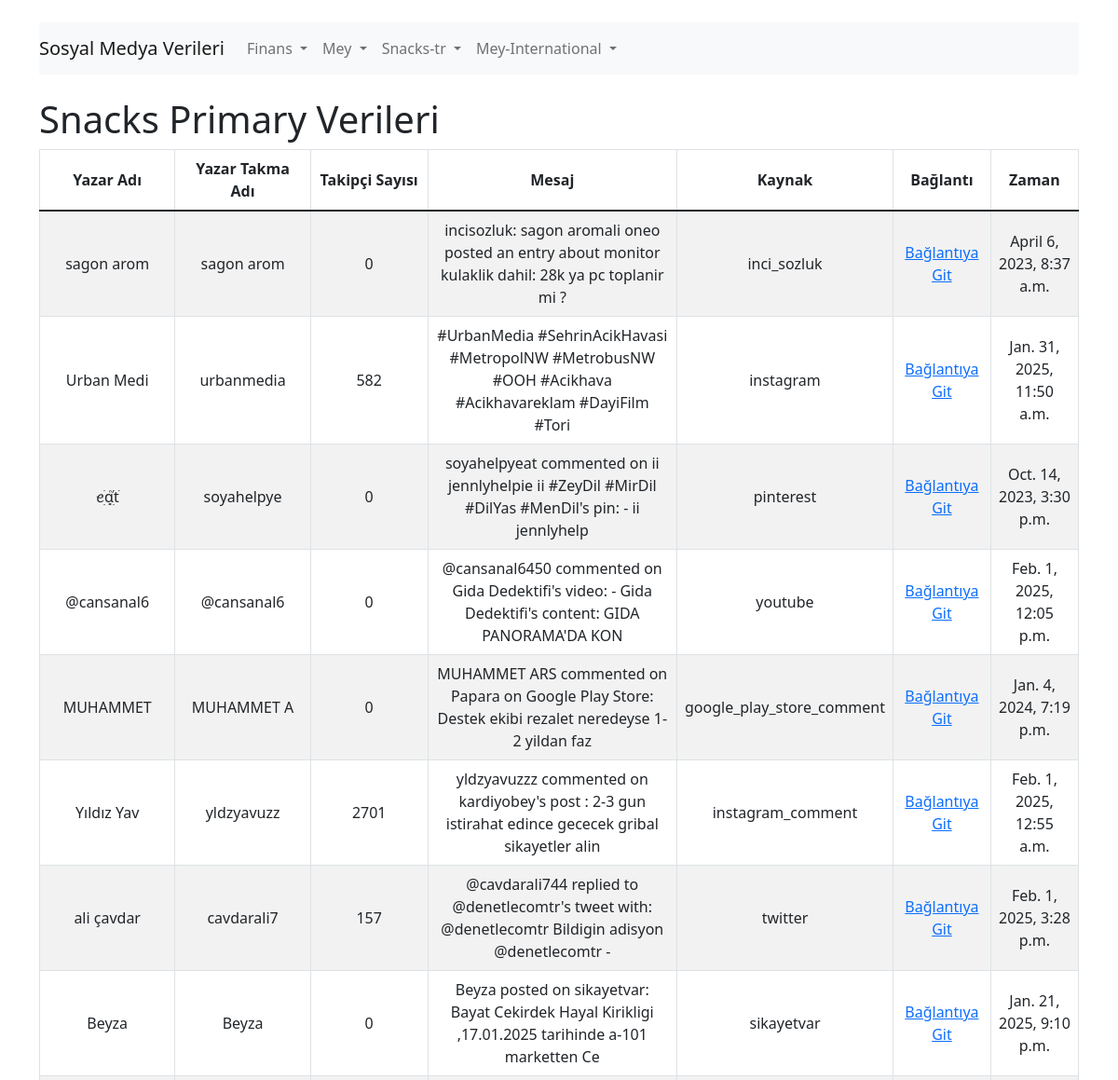
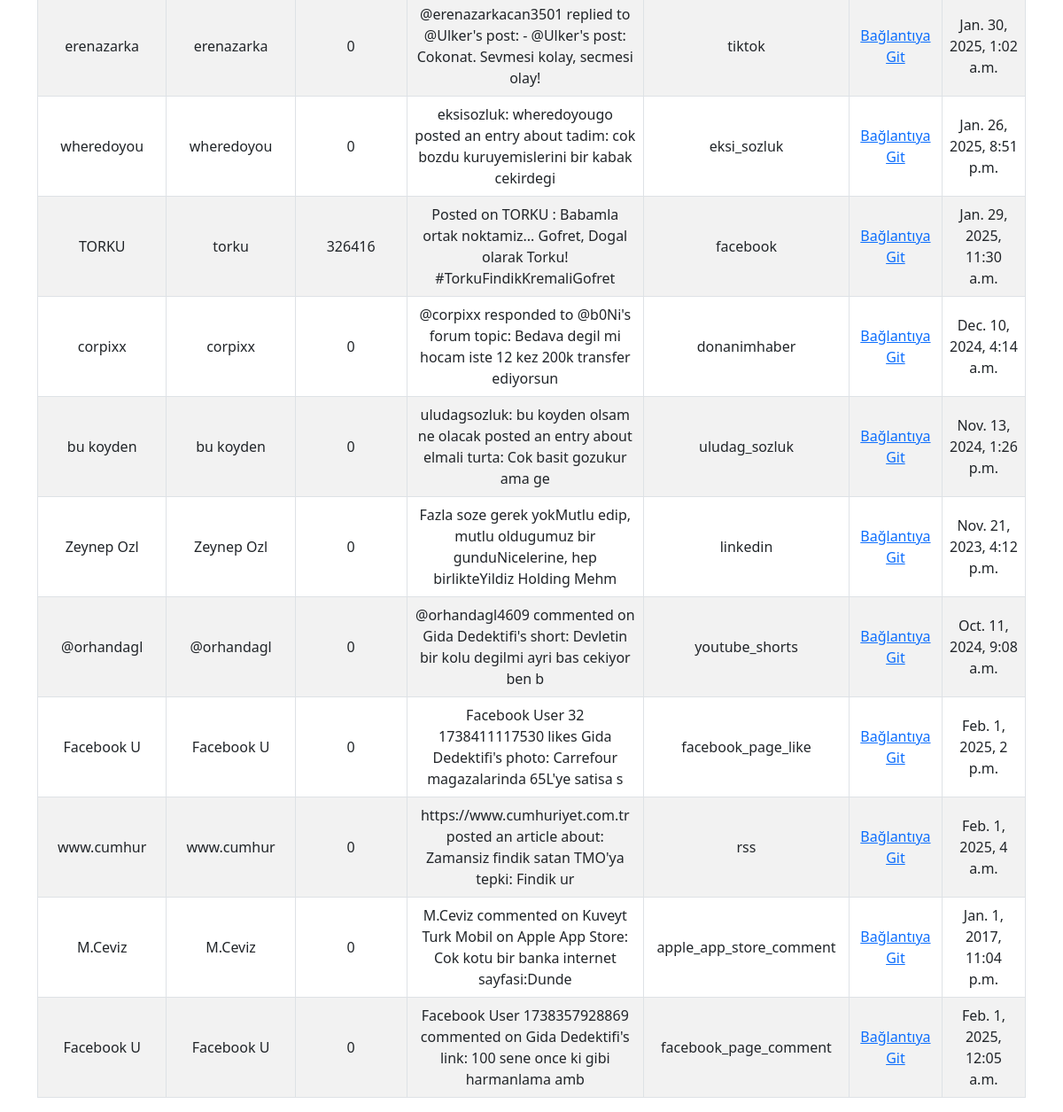
The app's page /snacks/primary/ (signed in) with its own data (2 pictures, top to bottom).
### myapp/models.py (models this page shows, shortened)
class ChannelData(models.Model):
    source_category = models.CharField(max_length=255, null=True, blank=True)
    author_name = models.CharField(max_length=255, null=True, blank=True)
    author_nick = models.CharField(max_length=255, null=True, blank=True)
    author_follower_count = models.IntegerField(null=True, blank=True)
    body = models.TextField(null=True, blank=True)
    source = models.CharField(max_length=255, null=True, blank=True)
    link = models.URLField(null=True, blank=True)
    created_time = models.DateTimeField(null=True, blank=True)
    selective_part = models.CharField(max_length=255, null=True, blank=True)

### myapp/views.py (the view)
# urls.py: path('snacks/primary/', views.snacks_primary, name='snacks_primary'),
@login_required
def snacks_primary(request):
    data = ChannelData.objects.filter(source_category="snacks-tr", selective_part="primary")
    return render(request, 'snacks_primary.html', {'data': data})

### templates/snacks_primary.html (shortened to what this page needs)
{% extends 'base.html' %}
{% block content %}
    <h1>Snacks Primary Verileri</h1>
    <div class="table-responsive">
        <table class="table table-bordered table-striped">
            <thead>
                <tr style="vertical-align: middle; text-align: center;">
                    <th scope="col" style="width: 15%;">Yazar Adı</th>
                    <th scope="col" style="width: 15%;">Yazar Takma Adı</th>
                    <th scope="col" style="width: 15%;">Takipçi Sayısı</th>
                    <th scope="col" style="width: 25%;">Mesaj</th>
                    <th scope="col" style="width: 10%;">Kaynak</th>
                    <th scope="col" style="width: 10%;">Bağlantı</th>
                    <th scope="col" style="width: 10%;">Zaman</th>
                </tr>
            </thead>
            <tbody>
                {% for item in data %}
                    <tr style="height: 20px; vertical-align: middle; text-align: center;">
                        <td style="width: 15%;">{{ item.author_name|slice:":10" }}</td>
                        <td style="width: 15%;">{{ item.author_nick|slice:":10" }}</td>
                        <td style="width: 15%;">{{ item.author_follower_count }}</td>
                        <td style="width: 25%;">{{ item.body|slice:":100" }}</td>
                        <td style="width: 10%;">{{ item.source }}</td>
                        <td style="width: 10%;"><a href="{{ item.link }}" target="_blank">Bağlantıya Git</a></td>
                        <td style="width: 10%;">{{ item.created_time }}</td>
                    </tr>
                {% endfor %}
            </tbody>
        </table>
    </div>
{% endblock %}

### records on screen
ChannelData: author_name "sagon arom", author_nick "sagon arom", author_follower_count "0", body "incisozluk: sagon aromali oneo posted an entry about monitor kulaklik dahil: 28k ya pc toplanir mi ?", source "inci_sozluk", created_time "April 6, 2023, 8:37 a.m."
ChannelData: author_name "Urban Medi", author_nick "urbanmedia", author_follower_count "582", body "#UrbanMedia #SehrinAcikHavasi #MetropolNW #MetrobusNW #OOH #Acikhava #Acikhavareklam #DayiFilm #Tori", source "instagram", created_time "Jan. 31, 2025, 11:50 a.m."
ChannelData: author_name "ꫀׁׅܻɑׁׅ֮tׁ", author_nick "soyahelpye", author_follower_count "0", body "soyahelpyeat commented on ii jennlyhelpie ii #ZeyDil #MirDil #DilYas #MenDil's pin: - ii jennlyhelp", source "pinterest", created_time "Oct. 14, 2023, 3:30 p.m."
ChannelData: author_name "@cansanal6", author_nick "@cansanal6", author_follower_count "0", body "@cansanal6450 commented on Gida Dedektifi's video: - Gida Dedektifi's content: GIDA PANORAMA'DA KON", source "youtube", created_time "Feb. 1, 2025, 12:05 p.m."
ChannelData: author_name "MUHAMMET", author_nick "MUHAMMET A", author_follower_count "0", body "MUHAMMET ARS commented on Papara on Google Play Store: Destek ekibi rezalet neredeyse 1-2 yildan faz", source "google_play_store_comment", created_time "Jan. 4, 2024, 7:19 p.m."
ChannelData: author_name "Yıldız Yav", author_nick "yldzyavuzz", author_follower_count "2701", body "yldzyavuzzz commented on kardiyobey's post : 2-3 gun istirahat edince gececek gribal sikayetler alin", source "instagram_comment", created_time "Feb. 1, 2025, 12:55 a.m."
ChannelData: author_name "ali çavdar", author_nick "cavdarali7", author_follower_count "157", body "@cavdarali744 replied to @denetlecomtr's tweet with: @denetlecomtr Bildigin adisyon @denetlecomtr -", source "twitter", created_time "Feb. 1, 2025, 3:28 p.m."
ChannelData: author_name "Beyza", author_nick "Beyza", author_follower_count "0", body "Beyza posted on sikayetvar: Bayat Cekirdek Hayal Kirikligi ,17.01.2025 tarihinde a-101 marketten Ce", source "sikayetvar", created_time "Jan. 21, 2025, 9:10 p.m."
ChannelData: author_name "erenazarka", author_nick "erenazarka", author_follower_count "0", body "@erenazarkacan3501 replied to @Ulker's post: - @Ulker's post: Cokonat. Sevmesi kolay, secmesi olay!", source "tiktok", created_time "Jan. 30, 2025, 1:02 a.m."
ChannelData: author_name "wheredoyou", author_nick "wheredoyou", author_follower_count "0", body "eksisozluk: wheredoyougo posted an entry about tadim: cok bozdu kuruyemislerini bir kabak cekirdegi", source "eksi_sozluk", created_time "Jan. 26, 2025, 8:51 p.m."
ChannelData: author_name "TORKU", author_nick "torku", author_follower_count "326416", body "Posted on TORKU : Babamla ortak noktamiz... Gofret, Dogal olarak Torku! #TorkuFindikKremaliGofret", source "facebook", created_time "Jan. 29, 2025, 11:30 a.m."
ChannelData: author_name "corpixx", author_nick "corpixx", author_follower_count "0", body "@corpixx responded to @b0Ni's forum topic: Bedava degil mi hocam iste 12 kez 200k transfer ediyorsun", source "donanimhaber", created_time "Dec. 10, 2024, 4:14 a.m."
ChannelData: author_name "bu koyden", author_nick "bu koyden", author_follower_count "0", body "uludagsozluk: bu koyden olsam ne olacak posted an entry about elmali turta: Cok basit gozukur ama ge", source "uludag_sozluk", created_time "Nov. 13, 2024, 1:26 p.m."
ChannelData: author_name "Zeynep Ozl", author_nick "Zeynep Ozl", author_follower_count "0", body "Fazla soze gerek yokMutlu edip, mutlu oldugumuz bir gunduNicelerine, hep birlikteYildiz Holding Mehm", source "linkedin", created_time "Nov. 21, 2023, 4:12 p.m."
ChannelData: author_name "@orhandagl", author_nick "@orhandagl", author_follower_count "0", body "@orhandagl4609 commented on Gida Dedektifi's short: Devletin bir kolu degilmi ayri bas cekiyor ben b", source "youtube_shorts", created_time "Oct. 11, 2024, 9:08 a.m."
ChannelData: author_name "Facebook U", author_nick "Facebook U", author_follower_count "0", body "Facebook User 32 1738411117530 likes Gida Dedektifi's photo: Carrefour magazalarinda 65L'ye satisa s", source "facebook_page_like", created_time "Feb. 1, 2025, 2 p.m."
ChannelData: author_name "www.cumhur", author_nick "www.cumhur", author_follower_count "0", body "https://www.cumhuriyet.com.tr posted an article about: Zamansiz findik satan TMO'ya tepki: Findik ur", source "rss", created_time "Feb. 1, 2025, 4 a.m."
ChannelData: author_name "M.Ceviz", author_nick "M.Ceviz", author_follower_count "0", body "M.Ceviz commented on Kuveyt Turk Mobil on Apple App Store: Cok kotu bir banka internet sayfasi:Dunde", source "apple_app_store_comment", created_time "Jan. 1, 2017, 11:04 p.m."
ChannelData: author_name "Facebook U", author_nick "Facebook U", author_follower_count "0", body "Facebook User 1738357928869 commented on Gida Dedektifi's link: 100 sene once ki gibi harmanlama amb", source "facebook_page_comment", created_time "Feb. 1, 2025, 12:05 a.m."
